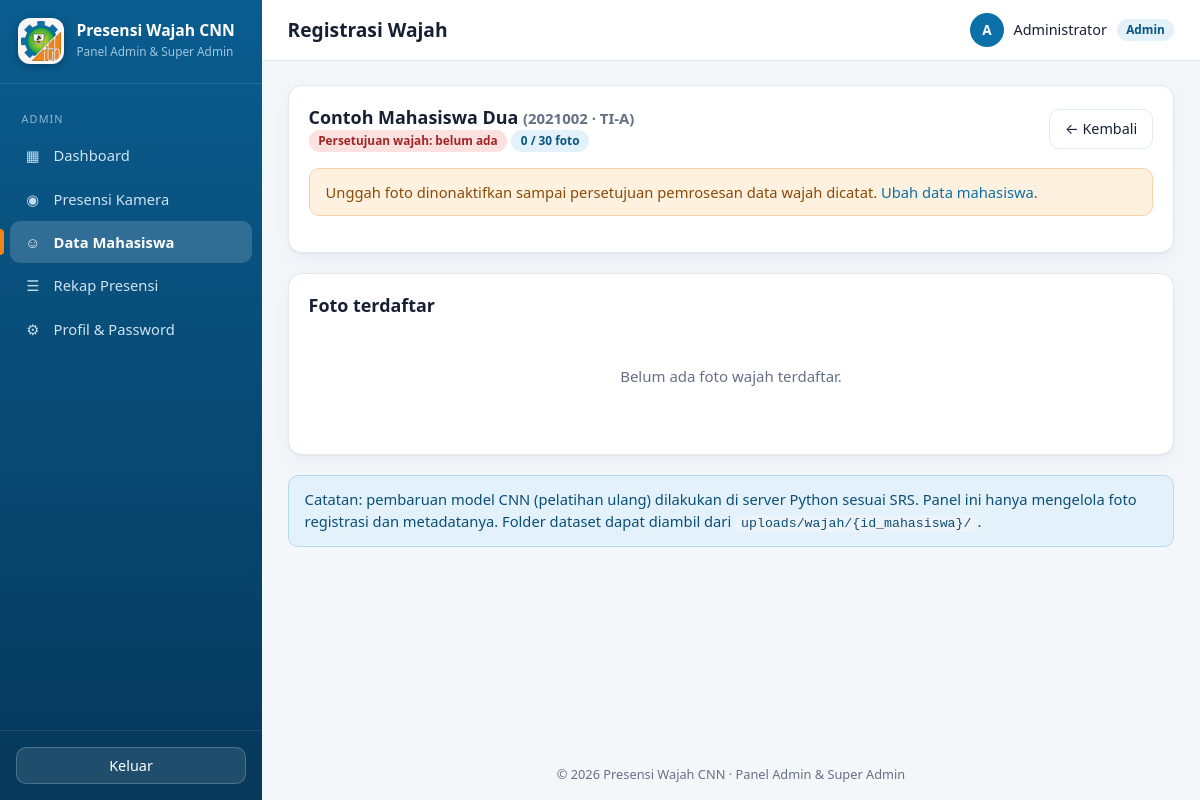
The page /admin/wajah.php?id=2 (signed in) on the database its author committed.
### tables this page shows
CREATE TABLE IF NOT EXISTS `users` (
  `id` INT UNSIGNED NOT NULL AUTO_INCREMENT,
  `username` VARCHAR(50) NOT NULL,
  `nama_lengkap` VARCHAR(100) NOT NULL,
  `email` VARCHAR(120) DEFAULT NULL,
  `password_hash` VARCHAR(255) NOT NULL,
  `role` ENUM('admin','superadmin') NOT NULL DEFAULT 'admin',
  `status_aktif` TINYINT(1) NOT NULL DEFAULT 1,
  `last_login` DATETIME DEFAULT NULL,
  `created_at` DATETIME NOT NULL DEFAULT CURRENT_TIMESTAMP,
  `updated_at` DATETIME NOT NULL DEFAULT CURRENT_TIMESTAMP ON UPDATE CURRENT_TIMESTAMP,
  PRIMARY KEY (`id`),
  UNIQUE KEY `uk_username` (`username`)
);

CREATE TABLE IF NOT EXISTS `mahasiswa` (
  `id` INT UNSIGNED NOT NULL AUTO_INCREMENT,
  `nim` VARCHAR(30) NOT NULL,
  `nama` VARCHAR(120) NOT NULL,
  `kelas` VARCHAR(50) NOT NULL DEFAULT '',
  `status_aktif` TINYINT(1) NOT NULL DEFAULT 1,
  `persetujuan_wajah` TINYINT(1) NOT NULL DEFAULT 0,
  `created_at` DATETIME NOT NULL DEFAULT CURRENT_TIMESTAMP,
  `updated_at` DATETIME NOT NULL DEFAULT CURRENT_TIMESTAMP ON UPDATE CURRENT_TIMESTAMP,
  PRIMARY KEY (`id`),
  UNIQUE KEY `uk_nim` (`nim`),
  KEY `idx_kelas` (`kelas`)
);

### includes/functions.php (called while the page is built, shortened)
<?php
function e($v): string
{
    return htmlspecialchars((string)$v, ENT_QUOTES | ENT_SUBSTITUTE, 'UTF-8');
}
function url(string $path = ''): string
{
    return rtrim(BASE_URL, '/') . '/' . ltrim($path, '/');
}

### includes/auth.php (called while the page is built, shortened)
<?php
function current_user(): ?array
{
    return $_SESSION['user'] ?? null;
}
function role_label(string $role): string
{
    return $role === 'superadmin' ? 'Super Admin' : 'Admin';
}
function require_login(array $roles = ALLOWED_ROLES): void
{
    $u = current_user();
    $row = q('SELECT id, role, status_aktif FROM users WHERE id = ?', [$u['id']])->fetch();
}

### includes/db.php (called while the page is built)
<?php
function db(): PDO
{
    static $pdo = null;
    if ($pdo === null) {
        try {
            $pdo = new PDO(
                'mysql:host=' . DB_HOST . ';dbname=' . DB_NAME . ';charset=utf8mb4',
                DB_USER,
                DB_PASS,
                [
                    PDO::ATTR_ERRMODE            => PDO::ERRMODE_EXCEPTION,
                    PDO::ATTR_DEFAULT_FETCH_MODE => PDO::FETCH_ASSOC,
                    PDO::ATTR_EMULATE_PREPARES   => false,
                ]
            );
            $pdo->exec("SET time_zone = '" . APP_TZ_OFFSET . "'");
        } catch (PDOException $e) {
            http_response_code(500);
            if (defined('API_MODE')) {
                header('Content-Type: application/json; charset=utf-8');
                exit(json_encode(['status' => 'server_error']));
            }
            $detail = APP_DEBUG ? '<br><small>' . htmlspecialchars($e->getMessage()) . '</small>' : '';
            exit('<h3>Koneksi database gagal</h3><p>Pastikan MySQL di XAMPP sudah Start dan file '
                . '<code>database.sql</code> sudah diimpor lewat phpMyAdmin.' . $detail . '</p>');
        }
    }
    return $pdo;
}
function q(string $sql, array $params = []): PDOStatement
{
    $st = db()->prepare($sql);
    $st->execute($params);
    return $st;
}

### admin/wajah.php (the view, shortened to what this page needs)
<?php
require_login(['admin', 'superadmin']);
$id  = (int)($_GET['id'] ?? $_POST['id'] ?? 0);
$mhs = q('SELECT * FROM mahasiswa WHERE id = ?', [$id])->fetch();
$fotos = q('SELECT * FROM data_wajah WHERE mahasiswa_id = ? ORDER BY id DESC', [$id])->fetchAll();
$pageTitle  = 'Registrasi Wajah';
$activeMenu = 'mahasiswa';
require __DIR__ . '/../includes/header.php';
?>
<div class="card">
    <div class="card-head">
        <div>
            <h2><?= e($mhs['nama']) ?> <small>(<?= e($mhs['nim']) ?> · <?= e($mhs['kelas']) ?>)</small></h2>
            <span class="badge badge-<?= $mhs['persetujuan_wajah'] ? 'green' : 'red' ?>">
                Persetujuan wajah: <?= $mhs['persetujuan_wajah'] ? 'ada' : 'belum ada' ?>
            </span>
            <span class="badge badge-blue"><?= count($fotos) ?> / <?= UPLOAD_MAX_PER_MHS ?> foto</span>
        </div>
        <a class="btn" href="<?= e(url('admin/mahasiswa.php')) ?>">← Kembali</a>
    </div>
    <?php if (!$mhs['persetujuan_wajah']): ?>
        <div class="alert alert-warning">
            Unggah foto dinonaktifkan sampai persetujuan pemrosesan data wajah dicatat.
            <a href="<?= e(url('admin/mahasiswa_form.php?id=' . $id)) ?>">Ubah data mahasiswa</a>.
        </div>
    <?php endif; ?>
</div>
<div class="card">
    <div class="card-head">
        <h2>Foto terdaftar</h2>
    </div>
    <?php if (!$fotos): ?>
        <p class="empty">Belum ada foto wajah terdaftar.</p>
    <?php endif; ?>
</div>
<div class="alert alert-info">
    Catatan: pembaruan model CNN (pelatihan ulang) dilakukan di server Python sesuai SRS. Panel ini hanya mengelola
    foto registrasi dan metadatanya. Folder dataset dapat diambil dari <code>uploads/wajah/{id_mahasiswa}/</code>.
</div>
<?php require __DIR__ . '/../includes/footer.php'; ?>

### includes/header.php (shortened to what this page needs)
<?php
$user       = current_user();
$pageTitle  = $pageTitle ?? 'Dashboard';
$activeMenu = $activeMenu ?? '';
$menuAdmin = [
    'dashboard' => ['Dashboard',          'admin/dashboard.php',  '▦'],
    'kiosk'     => ['Presensi Kamera',    'admin/kiosk.php',      '◉'],
    'mahasiswa' => ['Data Mahasiswa',     'admin/mahasiswa.php',  '☺'],
    'rekap'     => ['Rekap Presensi',     'admin/rekap.php',      '☰'],
    'profil'    => ['Profil & Password',  'admin/profil.php',     '⚙'],
];
?><!DOCTYPE html>
<html lang="id">
<head>
    <link rel="stylesheet" href="<?= e(url('assets/css/style.css')) ?>">
</head>
<body>
<div class="layout">
    <aside class="sidebar" id="sidebar">
        <div class="brand">
            <img class="brand-logo" src="<?= e(url('assets/img/logo-sm.png')) ?>" alt="Logo ITH">
            <div><strong><?= e(APP_NAME) ?></strong><small>Panel Admin &amp; Super Admin</small></div>
        </div>
        <?php if ($user): ?>
        <nav>
            <div class="nav-title">Admin</div>
            <?php foreach ($menuAdmin as $key => [$label, $href, $icon]): ?>
                <a href="<?= e(url($href)) ?>" class="<?= $activeMenu === $key ? 'active' : '' ?>">
                    <span class="ico"><?= $icon ?></span><?= e($label) ?>
                </a>
            <?php endforeach; ?>
        </nav>
        <div class="sidebar-foot">
            <form method="post" action="<?= e(url('logout.php')) ?>" data-confirm="Keluar dari aplikasi?">
                <button type="submit" class="btn btn-block btn-light">Keluar</button>
            </form>
        </div>
        <?php endif; ?>
    </aside>
    <div class="main">
        <header class="topbar">
            <h1><?= e($pageTitle) ?></h1>
            <?php if ($user): ?>
            <div class="who">
                <span class="avatar"><?= e(mb_strtoupper(mb_substr($user['nama'], 0, 1))) ?></span>
                <span class="nama"><?= e($user['nama']) ?></span>
                <span class="badge badge-<?= $user['role'] === 'superadmin' ? 'purple' : 'blue' ?>"><?= e(role_label($user['role'])) ?></span>
            </div>
            <?php endif; ?>
        </header>
        <main class="content">

### assets/css/style.css (style rules this page uses)
:root { --bg: #f4f7fa; --card: #ffffff; --text: #172033; --muted: #667085; --line: #e4e9f0; --primary: #0b6fa8; --primary-dark: #08557f; --primary-soft: #e3f1fa; --accent: #f08418; --accent-soft: #fff1e0; --ok: #22a63f; --ok-soft: #e3f6e8; --danger: #d23a3a; --warn: #c98a07; --side-1: #0a5d90; --side-2: #06385a; --side-text: #cfe3f1; --radius: 14px; --shadow: 0 1px 2px rgba(16,40,70,.05), 0 6px 18px rgba(16,40,70,.05); }
* { box-sizing: border-box; }
html, body { margin: 0; padding: 0; }
body { font-family: "Segoe UI", system-ui, -apple-system, Roboto, Arial, sans-serif; background: var(--bg); color: var(--text); font-size: 15px; line-height: 1.5; }
a { color: var(--primary); text-decoration: none; }
h1, h2, h3 { margin: 0 0 .5rem; line-height: 1.25; }
h2 { font-size: 1.12rem; }
small, .muted { color: var(--muted); }
code { background: #edf3f8; padding: 1px 6px; border-radius: 6px; font-size: .9em; }
.layout { display: flex; min-height: 100vh; }
.sidebar { width: 262px; flex-shrink: 0; color: var(--side-text); background: linear-gradient(180deg, var(--side-1) 0%, var(--side-2) 100%); display: flex; flex-direction: column; position: sticky; top: 0; height: 100vh; overflow-y: auto; }
.brand { display: flex; gap: .8rem; align-items: center; padding: 1.15rem 1.1rem; border-bottom: 1px solid rgba(255,255,255,.1); }
.brand-logo { width: 46px; height: 46px; border-radius: 12px; background: #f7f7f7; padding: 3px; flex-shrink: 0; box-shadow: 0 2px 8px rgba(0,0,0,.25); }
.brand strong { color: #fff; display: block; font-size: .98rem; line-height: 1.15; }
.brand small { color: #9fc4de; font-size: .74rem; }
.sidebar nav { padding: .7rem .65rem; flex: 1; }
.nav-title { font-size: .68rem; letter-spacing: .1em; text-transform: uppercase; color: #8fb6d1; padding: 1rem .7rem .35rem; }
.sidebar nav a { display: flex; align-items: center; gap: .7rem; padding: .6rem .8rem; margin: 2px 0; color: var(--side-text); border-radius: 10px; font-size: .92rem; position: relative; }
.sidebar nav a.active { background: rgba(255,255,255,.16); color: #fff; font-weight: 600; }
.sidebar nav a.active::before { content: ""; position: absolute; left: -.65rem; top: 8px; bottom: 8px; width: 4px; background: var(--accent); border-radius: 0 4px 4px 0; }
.ico { width: 1.2rem; text-align: center; opacity: .95; }
.sidebar-foot { padding: 1rem; border-top: 1px solid rgba(255,255,255,.1); }
.main { flex: 1; min-width: 0; display: flex; flex-direction: column; }
.topbar { display: flex; align-items: center; gap: 1rem; background: var(--card); padding: .8rem 1.6rem; border-bottom: 1px solid var(--line); position: sticky; top: 0; z-index: 5; }
.topbar h1 { font-size: 1.2rem; margin: 0; flex: 1; }
.who { display: flex; align-items: center; gap: .6rem; font-size: .9rem; }
.avatar { width: 34px; height: 34px; border-radius: 50%; background: var(--primary); color: #fff; display: inline-flex; align-items: center; justify-content: center; font-weight: 700; font-size: .85rem; }
.content { padding: 1.5rem 1.6rem; flex: 1; }
.card { background: var(--card); border: 1px solid var(--line); border-radius: var(--radius); padding: 1.25rem; margin-bottom: 1.25rem; box-shadow: var(--shadow); }
.card-head { display: flex; align-items: center; justify-content: space-between; gap: 1rem; flex-wrap: wrap; margin-bottom: 1rem; }
.card-head h2 { margin: 0; }
.btn { display: inline-block; padding: .5rem .95rem; border-radius: 10px; border: 1px solid var(--line); background: #fff; color: var(--text); cursor: pointer; font-size: .9rem; font-family: inherit; transition: background .15s, border-color .15s; }
.btn-light { background: rgba(255,255,255,.1); border-color: rgba(255,255,255,.2); color: #fff; }
.btn-block { display: block; width: 100%; text-align: center; }
.alert { padding: .75rem 1rem; border-radius: 10px; margin-bottom: 1rem; border: 1px solid; font-size: .92rem; }
.alert-warning { background: var(--accent-soft); border-color: #f6d3a6; color: #8a4a05; }
.alert-info { background: var(--primary-soft); border-color: #b7d9ee; color: #0a4f78; }
.badge { display: inline-block; padding: .15rem .6rem; border-radius: 999px; font-size: .74rem; font-weight: 600; }
.badge-blue { background: var(--primary-soft); color: var(--primary-dark); }
.badge-red { background: #fde1e1; color: #a02525; }
.empty { text-align: center; color: var(--muted); padding: 2rem 1rem; }

### rows shown on the page
users: role "Admin"
mahasiswa: nama "Contoh Mahasiswa Dua", nim "2021002", kelas "TI-A"

### other values the page prints
APP_NAME "Presensi Wajah CNN"
$icon "▦"
$label "Dashboard"
$icon "◉"
$label "Presensi Kamera"
$icon "☺"
$label "Data Mahasiswa"
$icon "☰"
$label "Rekap Presensi"
$icon "⚙"
$label "Profil & Password"
$pageTitle "Registrasi Wajah"
mb_strtoupper(mb_substr($user['nama'], 0, 1)) "A"
$user['nama'] "Administrator"
count($fotos) "0"
